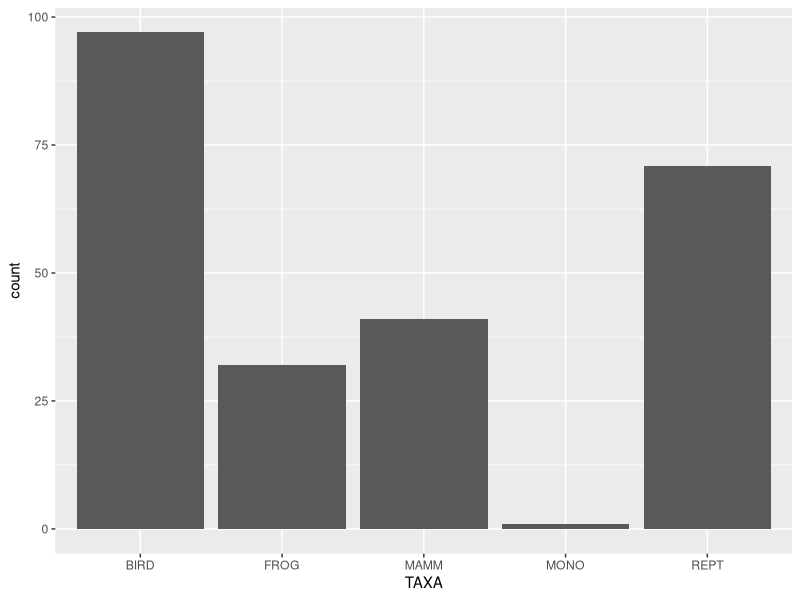

Here is the R script that generated this plot:
## ---- chunk 1
australian_verts <- read.csv("australian_vertebrates.csv")

head(australian_verts)

## ---- chunk 2
library(ggplot2)
## ---- chunk 3

ggplot(data = australian_verts) + geom_bar(aes(x = TAXA))

